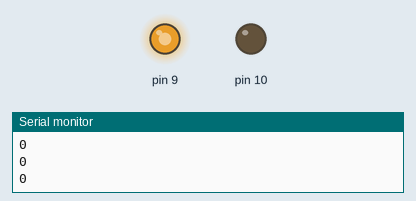
Simulated run of this sketch. Board: Arduino Uno, built with avr-gcc and run on an emulated ATmega328P. Parts: output pins drawn as LEDs (lit = HIGH), the last lines printed to the serial monitor.

Above: at 2.5 s.
At 7.5 s:
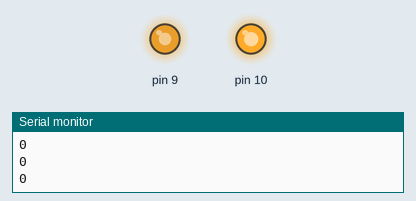
Timing chart, 0 to 13.0 s (numbered marks = the images above):
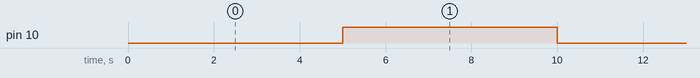

The sketch:

Timer3_PWM.ino
```cpp
/*
 *  Timer1 library example
 *  June 2008 | jesse dot tane at gmail dot com
 */

#include "TimerOne.h"

bool print_message = false;
unsigned long long timer = millis();

void setup()
{
  Serial.begin(9600);
  pinMode(10, OUTPUT);
  Timer1.initialize(5000000);          // initialize timer1, and set a 1/2 second period
  Timer1.pwm(9, 820);                // setup pwm on pin 9, 50% duty cycle
  Timer1.attachInterrupt(CallbackFunction);  // attaches callback() as a timer overflow interrupt
}

unsigned long long display_time = millis();
void loop()
{
  if(millis() - display_time > 500){
    Serial.println(digitalRead(9));
    display_time = millis();
  }
}


//#include <Timer3.h>
//
//bool print_message = false;
//unsigned long long timer = millis();
//
//void setup() {
//  // put your setup code here, to run once:
//  pinMode(10, OUTPUT);
//  Serial.begin(9600);
//  TimerThree.initialize(10000000); // uSeconds
//  Timer3.pwm(2,1023);
//  Timer3.attachInterrupt(CallbackFunction);
//  Serial.println(F_CPU);
//}
//
//
//void loop() {
//  // put your main code here, to run repeatedly:
//}

void CallbackFunction(){
  digitalWrite(10, digitalRead(10)^1);

  noInterrupts();
  double supp = (millis() - timer)/(double) 1000;
  timer = millis();

  //Serial.println(digitalRead(10));
  Serial.print("\n\nLast Change: ");
  Serial.print(supp);
  Serial.print(" s\n\n");

  interrupts();
}
```

Measured:
- by itself, pin 10: alternates HIGH for 5.0 s and LOW for 5.0 s
